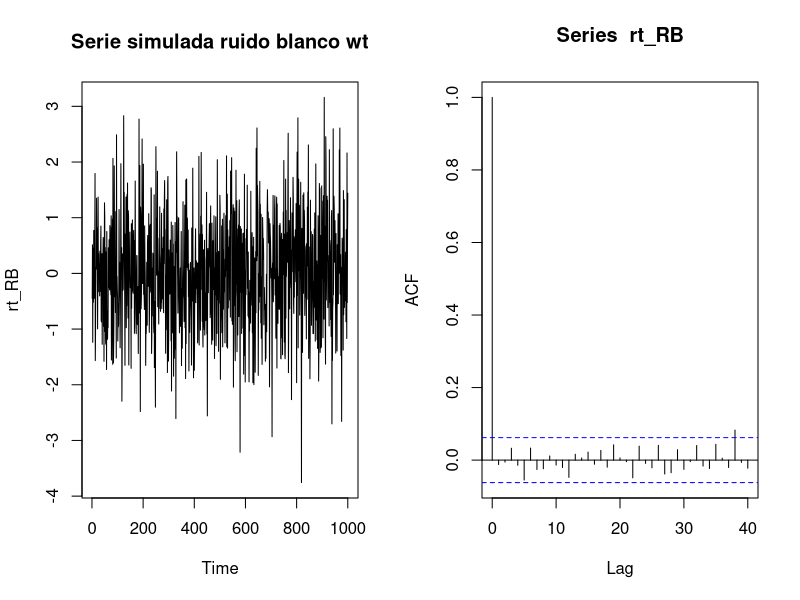
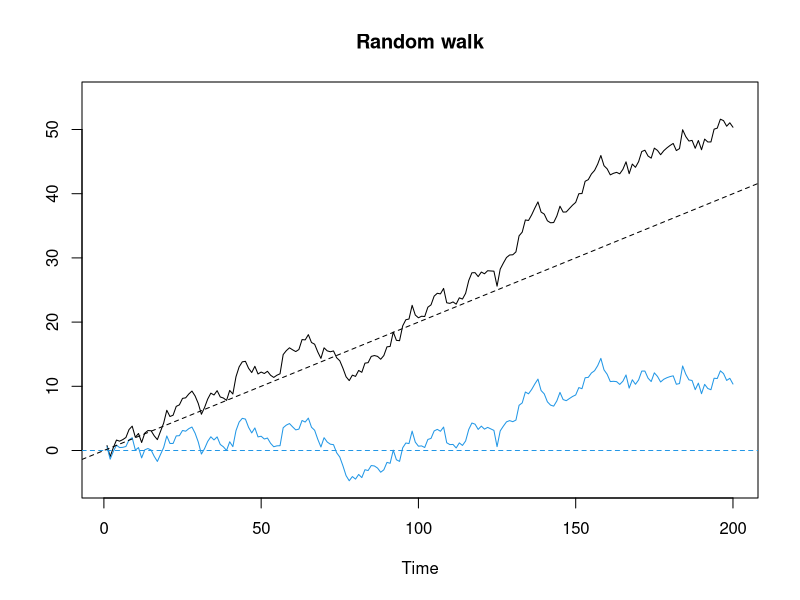
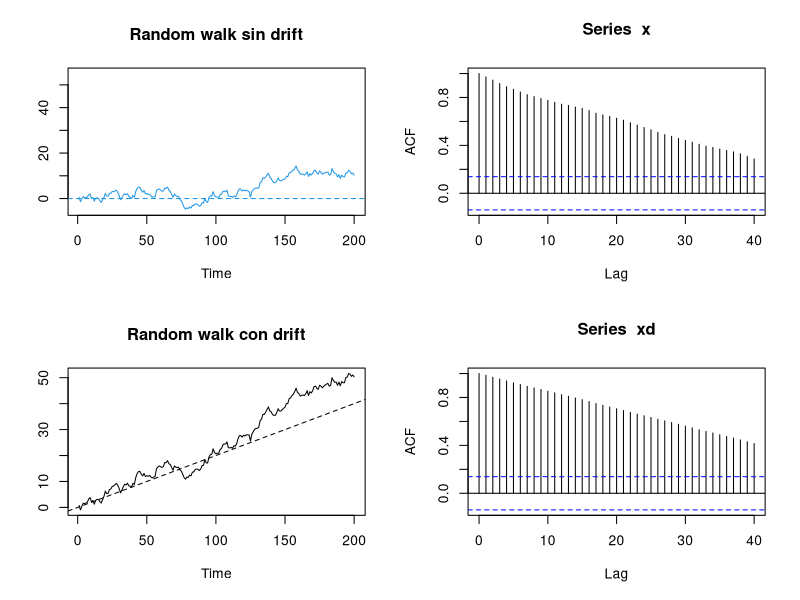
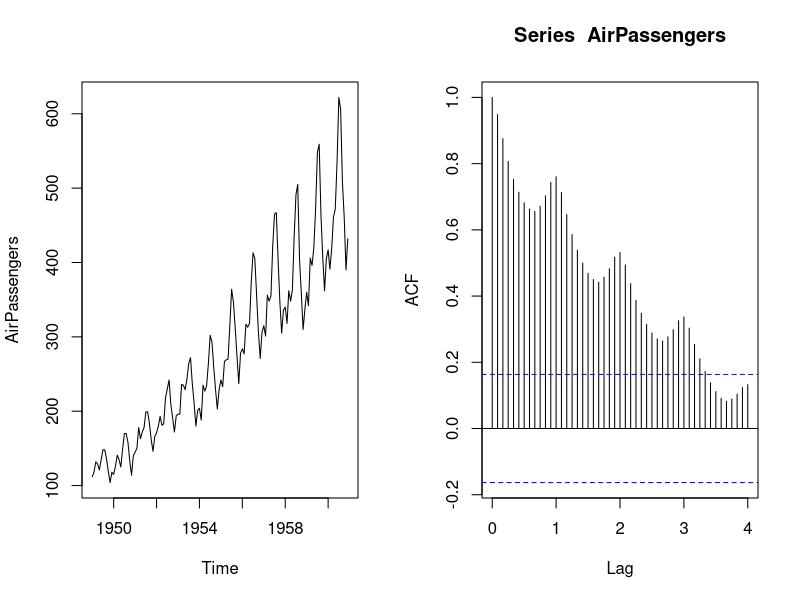

Reproduce these figures in R, in order.
## ---- chunk 1
rm(list = ls(all = TRUE))

# Simula un modelo ARIMA(p,d,q) si d=0, es un ARMA(p,q)
rt_RB <- arima.sim(list(order = c(0,0,0)), n = 1000 )
par(mfrow = c(1,2))
plot(rt_RB, type = "l", main = "Serie simulada ruido blanco wt")
acf(rt_RB, lag.max = 40) 
## ---- chunk 2
set.seed(154) # para reproducir los resultados
w  <- rnorm(200); x  <- cumsum(w)   # dos comandos en una sola línea
wd <- w + 0.2;    xd <- cumsum(wd)
par(mfrow = c(1,1))
plot.ts(xd, ylim = c(-5,55), main = "Random walk", ylab = "")
lines(x, col = 4)
abline(h = 0, col = 4, lty = 2)
abline(a = 0, b = 0.2, lty = 2)
## ---- chunk 3
par(mfrow = c(2,2))
plot.ts(x, ylim = c(-5,55), main = "Random walk sin drift", ylab = "", col = 4)
abline(h = 0, col = 4, lty = 2)
acf(x, lag.max = 40)
## ---- chunk 4
plot.ts(xd, main = "Random walk con drift", ylab = "")
abline(a = 0, b = 0.2, lty = 2)
acf(xd, lag.max = 40)
## ---- chunk 5
par(mfrow = c(1,2))
plot(AirPassengers)
acf(AirPassengers, lag.max = 48) 
